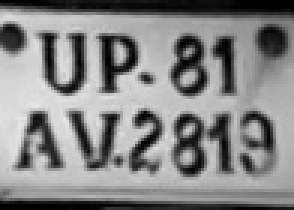
#> input picture test_imgs/1.jpg, 98 x 70 px (shown 3 times larger)
$ python -i test_script1.py   (imports and definitions only)
#> lines starting #> are read from the running program, lines starting #| are printed output that depends on the picture
#> further down, picture is the input picture: shape (70, 98, 3); min 0, max 232, mean 133.3
import subprocess
import os
import cv2
import matplotlib.pyplot as plt
from matplotlib.backends.backend_pdf import PdfPages
import pandas as pd
import multiprocessing

# [38 lines left out: functions run_ocr, longest_common_subsequence, not called in this run]

def increase_contrast(image):
    if len(image.shape) == 2:
        gray = image
    else:
        gray = cv2.cvtColor(image, cv2.COLOR_BGR2GRAY)

    clahe = cv2.createCLAHE(clipLimit=3.0, tileGridSize=(8, 8))
    contrasted_gray = clahe.apply(gray)
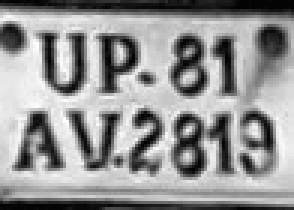
#> contrasted_gray: shape (70, 98) (shown 3 times larger); min 3, max 254, mean 148.5

    if len(image.shape) == 3:
        lab = cv2.cvtColor(image, cv2.COLOR_BGR2LAB)
#> lab: shape (70, 98, 3); mean of channels 0, 1, 2 138.6, 128, 128
        l, a, b = cv2.split(lab)
#> a: shape (70, 98); every value is 128
        l = contrasted_gray
        lab = cv2.merge((l, a, b))
#> lab: shape (70, 98, 3); mean of channels 0, 1, 2 148.5, 128, 128
        contrasted = cv2.cvtColor(lab, cv2.COLOR_LAB2BGR)
    else:
        contrasted = contrasted_gray

    return contrasted

def preprocess_plate(plate):
    return plate.upper().replace(" ", "")

# [103 lines left out: functions process_image, process_images, generate_pdfs, not called in this run]

# [10 lines not run here, left out]

>>> import cv2
>>> picture = cv2.imread('test_imgs/1.jpg')
>>> result = increase_contrast(picture)

$ run again, on test_imgs/10.jpg
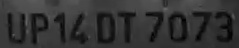
#> input picture test_imgs/10.jpg, 239 x 48 px
#> picture is the input picture: shape (48, 239, 3); min 0, max 100, mean 51.6
#> in increase_contrast, `contrasted_gray = clahe.apply(gray)`:
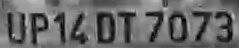
#> contrasted_gray: shape (48, 239); min 1, max 191, mean 103.9
#> a: shape (48, 239); every value is 128

$ run again, on test_imgs/12.jpg
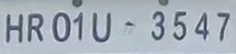
#> input picture test_imgs/12.jpg, 236 x 54 px
#> picture is the input picture: shape (54, 236, 3); mean B, G, R 185.8, 175.3, 165.9
#> in increase_contrast, `contrasted_gray = clahe.apply(gray)`:
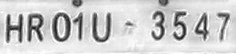
#> contrasted_gray: shape (54, 236); min 26, max 255, mean 203.3

$ run again, on test_imgs/13.jpg
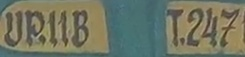
#> input picture test_imgs/13.jpg, 245 x 57 px
#> picture is the input picture: shape (57, 245, 3); mean B, G, R 99.2, 118, 112.8
#> in increase_contrast, `l, a, b = cv2.split(lab)`:
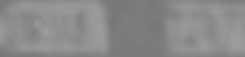
#> b: shape (57, 245); min 118, max 158, mean 137.8
#> in increase_contrast, `contrasted = cv2.cvtColor(lab, cv2.COLOR_LAB2BGR)`:
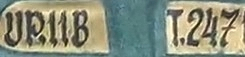
#> contrasted: shape (57, 245, 3); mean B, G, R 125.3, 144.9, 139.9
